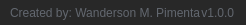
              <widget class="QFrame" name="frame_grip">
               <property name="minimumSize">
                <size>
                 <width>0</width>
                 <height>25</height>
                </size>
               </property>
               <property name="maximumSize">
                <size>
                 <width>16777215</width>
                 <height>25</height>
                </size>
               </property>
               <property name="styleSheet">
                <string notr="true">background-color: rgb(40, 40, 40);</string>
               </property>
               <property name="frameShape">
                <enum>QFrame::NoFrame</enum>
               </property>
               <property name="frameShadow">
                <enum>QFrame::Raised</enum>
               </property>
               <layout class="QHBoxLayout" name="horizontalLayout_6">
                <property name="spacing">
                 <number>0</number>
                </property>
                <property name="leftMargin">
                 <number>0</number>
                </property>
                <property name="topMargin">
                 <number>0</number>
                </property>
                <property name="rightMargin">
                 <number>2</number>
                </property>
                <property name="bottomMargin">
                 <number>0</number>
                </property>
                <item>
                 <widget class="QFrame" name="frame_label_bottom">
                  <property name="frameShape">
                   <enum>QFrame::NoFrame</enum>
                  </property>
                  <property name="frameShadow">
                   <enum>QFrame::Raised</enum>
                  </property>
                  <layout class="QHBoxLayout" name="horizontalLayout_7">
                   <property name="spacing">
                    <number>0</number>
                   </property>
                   <property name="leftMargin">
                    <number>10</number>
                   </property>
                   <property name="topMargin">
                    <number>0</number>
                   </property>
                   <property name="rightMargin">
                    <number>10</number>
                   </property>
                   <property name="bottomMargin">
                    <number>0</number>
                   </property>
                   <item>
                    <widget class="QLabel" name="label_credits">
                     <property name="font">
                      <font>
                       <family>Segoe UI</family>
                      </font>
                     </property>
                     <property name="styleSheet">
                      <string notr="true">color: rgb(98, 103, 111);</string>
                     </property>
                     <property name="text">
                      <string>Created by: Wanderson M. Pimenta</string>
                     </property>
                    </widget>
                   </item>
                   <item>
                    <widget class="QLabel" name="label_version">
                     <property name="maximumSize">
                      <size>
                       <width>100</width>
                       <height>16777215</height>
                      </size>
                     </property>
                     <property name="font">
                      <font>
                       <family>Segoe UI</family>
                      </font>
                     </property>
                     <property name="styleSheet">
                      <string notr="true">color: rgb(98, 103, 111);</string>
                     </property>
                     <property name="text">
                      <string>v1.0.0</string>
                     </property>
                     <property name="alignment">
                      <set>Qt::AlignRight|Qt::AlignTrailing|Qt::AlignVCenter</set>
                     </property>
                    </widget>
                   </item>
                  </layout>
                 </widget>
                </item>
                <item>
                 <widget class="QFrame" name="frame_size_grip">
                  <property name="maximumSize">
                   <size>
                    <width>20</width>
                    <height>20</height>
                   </size>
                  </property>
                  <property name="styleSheet">
                   <string notr="true">QSizeGrip {
	background-image: url(:/16x16/icons/16x16/cil-cursor-move.png);
	background-position: center;
	background-repeat: no-reperat;
}</string>
                  </property>
                  <property name="frameShape">
                   <enum>QFrame::NoFrame</enum>
                  </property>
                  <property name="frameShadow">
                   <enum>QFrame::Raised</enum>
                  </property>
                 </widget>
                </item>
               </layout>
              </widget>
